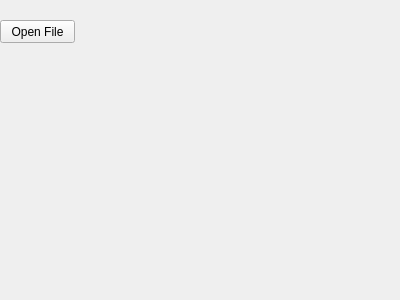
<?xml version="1.0" encoding="UTF-8"?>
<ui version="4.0">
 <class>Form</class>
 <widget class="QWidget" name="Form">
  <property name="geometry">
   <rect>
    <x>0</x>
    <y>0</y>
    <width>400</width>
    <height>300</height>
   </rect>
  </property>
  <property name="windowTitle">
   <string>Form</string>
  </property>
  <widget class="QPushButton" name="open_file_button">
   <property name="geometry">
    <rect>
     <x>0</x>
     <y>20</y>
     <width>75</width>
     <height>23</height>
    </rect>
   </property>
   <property name="text">
    <string>Open File</string>
   </property>
  </widget>
 </widget>
 <resources/>
 <connections/>
</ui>
